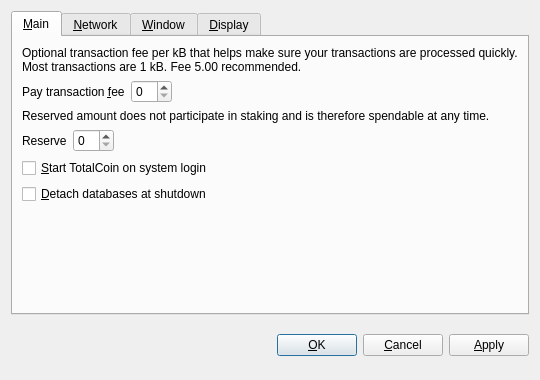
<?xml version="1.0" encoding="UTF-8"?>
<ui version="4.0">
 <class>OptionsDialog</class>
 <widget class="QDialog" name="OptionsDialog">
  <property name="geometry">
   <rect>
    <x>0</x>
    <y>0</y>
    <width>540</width>
    <height>380</height>
   </rect>
  </property>
  <property name="windowTitle">
   <string>Options</string>
  </property>
  <property name="modal">
   <bool>true</bool>
  </property>
  <layout class="QVBoxLayout" name="verticalLayout">
   <item>
    <widget class="QTabWidget" name="tabWidget">
     <property name="tabPosition">
      <enum>QTabWidget::North</enum>
     </property>
     <property name="currentIndex">
      <number>0</number>
     </property>
     <widget class="QWidget" name="tabMain">
      <attribute name="title">
       <string>&amp;Main</string>
      </attribute>
      <layout class="QVBoxLayout" name="verticalLayout_Main">
       <item>
        <widget class="QLabel" name="transactionFeeInfoLabel">
         <property name="text">
          <string>Optional transaction fee per kB that helps make sure your transactions are processed quickly. Most transactions are 1 kB. Fee 5.00 recommended.</string>
         </property>
         <property name="textFormat">
          <enum>Qt::PlainText</enum>
         </property>
         <property name="wordWrap">
          <bool>true</bool>
         </property>
        </widget>
       </item>
       <item>
        <layout class="QHBoxLayout" name="horizontalLayoutFee">
         <item>
          <widget class="QLabel" name="transactionFeeLabel">
           <property name="text">
            <string>Pay transaction &amp;fee</string>
           </property>
           <property name="textFormat">
            <enum>Qt::PlainText</enum>
           </property>
           <property name="buddy">
            <cstring>transactionFee</cstring>
           </property>
          </widget>
         </item>
         <item>
          <widget class="BitcoinAmountField" name="transactionFee"/>
         </item>
         <item>
          <spacer name="horizontalSpacerFee">
           <property name="orientation">
            <enum>Qt::Horizontal</enum>
           </property>
           <property name="sizeHint" stdset="0">
            <size>
             <width>40</width>
             <height>20</height>
            </size>
           </property>
          </spacer>
         </item>
        </layout>
       </item>
       <item>
        <widget class="QLabel" name="reserveBalanceInfoLabel">
         <property name="text">
          <string>Reserved amount does not participate in staking and is therefore spendable at any time.</string>
         </property>
         <property name="textFormat">
          <enum>Qt::PlainText</enum>
         </property>
         <property name="wordWrap">
          <bool>true</bool>
         </property>
        </widget>
       </item>
       <item>
        <layout class="QHBoxLayout" name="horizontalLayoutReserveBalance">
         <item>
          <widget class="QLabel" name="reserveBalanceLabel">
           <property name="text">
            <string>Reserve</string>
           </property>
           <property name="textFormat">
            <enum>Qt::PlainText</enum>
           </property>
           <property name="buddy">
            <cstring>reserveBalance</cstring>
           </property>
          </widget>
         </item>
         <item>
          <widget class="BitcoinAmountField" name="reserveBalance"/>
         </item>
         <item>
          <spacer name="horizontalSpacerReserveBalance">
           <property name="orientation">
            <enum>Qt::Horizontal</enum>
           </property>
           <property name="sizeHint" stdset="0">
            <size>
             <width>40</width>
             <height>20</height>
            </size>
           </property>
          </spacer>
         </item>
        </layout>
       </item>
       <item>
        <widget class="QCheckBox" name="bitcoinAtStartup">
         <property name="toolTip">
          <string>Automatically start TotalCoin after logging in to the system.</string>
         </property>
         <property name="text">
          <string>&amp;Start TotalCoin on system login</string>
         </property>
        </widget>
       </item>
       <item>
        <widget class="QCheckBox" name="detachDatabases">
         <property name="toolTip">
          <string>Detach block and address databases at shutdown. This means they can be moved to another data directory, but it slows down shutdown. The wallet is always detached.</string>
         </property>
         <property name="text">
          <string>&amp;Detach databases at shutdown</string>
         </property>
        </widget>
       </item>
       <item>
        <spacer name="verticalSpacer_Main">
         <property name="orientation">
          <enum>Qt::Vertical</enum>
         </property>
         <property name="sizeHint" stdset="0">
          <size>
           <width>20</width>
           <height>40</height>
          </size>
         </property>
        </spacer>
       </item>
      </layout>
     </widget>
     <widget class="QWidget" name="tabNetwork">
      <attribute name="title">
       <string>&amp;Network</string>
      </attribute>
      <layout class="QVBoxLayout" name="verticalLayout_Network">
       <item>
        <widget class="QCheckBox" name="mapPortUpnp">
         <property name="toolTip">
          <string>Automatically open the TotalCoin client port on the router. This only works when your router supports UPnP and it is enabled.</string>
         </property>
         <property name="text">
          <string>Map port using &amp;UPnP</string>
         </property>
        </widget>
       </item>
       <item>
        <widget class="QCheckBox" name="connectSocks">
         <property name="toolTip">
          <string>Connect to the TotalCoin network through a SOCKS proxy (e.g. when connecting through Tor).</string>
         </property>
         <property name="text">
          <string>&amp;Connect through SOCKS proxy:</string>
         </property>
        </widget>
       </item>
       <item>
        <layout class="QHBoxLayout" name="horizontalLayout_Network">
         <item>
          <widget class="QLabel" name="proxyIpLabel">
           <property name="text">
            <string>Proxy &amp;IP:</string>
           </property>
           <property name="textFormat">
            <enum>Qt::PlainText</enum>
           </property>
           <property name="buddy">
            <cstring>proxyIp</cstring>
           </property>
          </widget>
         </item>
         <item>
          <widget class="QValidatedLineEdit" name="proxyIp">
           <property name="maximumSize">
            <size>
             <width>140</width>
             <height>16777215</height>
            </size>
           </property>
           <property name="toolTip">
            <string>IP address of the proxy (e.g. 127.0.0.1)</string>
           </property>
          </widget>
         </item>
         <item>
          <widget class="QLabel" name="proxyPortLabel">
           <property name="text">
            <string>&amp;Port:</string>
           </property>
           <property name="textFormat">
            <enum>Qt::PlainText</enum>
           </property>
           <property name="buddy">
            <cstring>proxyPort</cstring>
           </property>
          </widget>
         </item>
         <item>
          <widget class="QLineEdit" name="proxyPort">
           <property name="maximumSize">
            <size>
             <width>55</width>
             <height>16777215</height>
            </size>
           </property>
           <property name="toolTip">
            <string>Port of the proxy (e.g. 9050)</string>
           </property>
          </widget>
         </item>
         <item>
          <widget class="QLabel" name="socksVersionLabel">
           <property name="text">
            <string>SOCKS &amp;Version:</string>
           </property>
           <property name="textFormat">
            <enum>Qt::PlainText</enum>
           </property>
           <property name="buddy">
            <cstring>socksVersion</cstring>
           </property>
          </widget>
         </item>
         <item>
          <widget class="QValueComboBox" name="socksVersion">
           <property name="toolTip">
            <string>SOCKS version of the proxy (e.g. 5)</string>
           </property>
          </widget>
         </item>
         <item>
          <spacer name="horizontalSpacer_Network">
           <property name="orientation">
            <enum>Qt::Horizontal</enum>
           </property>
           <property name="sizeHint" stdset="0">
            <size>
             <width>40</width>
             <height>20</height>
            </size>
           </property>
          </spacer>
         </item>
        </layout>
       </item>
       <item>
        <spacer name="verticalSpacer_Network">
         <property name="orientation">
          <enum>Qt::Vertical</enum>
         </property>
         <property name="sizeHint" stdset="0">
          <size>
           <width>20</width>
           <height>40</height>
          </size>
         </property>
        </spacer>
       </item>
      </layout>
     </widget>
     <widget class="QWidget" name="tabWindow">
      <attribute name="title">
       <string>&amp;Window</string>
      </attribute>
      <layout class="QVBoxLayout" name="verticalLayout_Window">
       <item>
        <widget class="QCheckBox" name="minimizeToTray">
         <property name="toolTip">
          <string>Show only a tray icon after minimizing the window.</string>
         </property>
         <property name="text">
          <string>&amp;Minimize to the tray instead of the taskbar</string>
         </property>
        </widget>
       </item>
       <item>
        <widget class="QCheckBox" name="minimizeOnClose">
         <property name="toolTip">
          <string>Minimize instead of exit the application when the window is closed. When this option is enabled, the application will be closed only after selecting Quit in the menu.</string>
         </property>
         <property name="text">
          <string>M&amp;inimize on close</string>
         </property>
        </widget>
       </item>
       <item>
        <spacer name="verticalSpacer_Window">
         <property name="orientation">
          <enum>Qt::Vertical</enum>
         </property>
         <property name="sizeHint" stdset="0">
          <size>
           <width>20</width>
           <height>40</height>
          </size>
         </property>
        </spacer>
       </item>
      </layout>
     </widget>
     <widget class="QWidget" name="tabDisplay">
      <attribute name="title">
       <string>&amp;Display</string>
      </attribute>
      <layout class="QVBoxLayout" name="verticalLayout_Display">
       <item>
        <layout class="QHBoxLayout" name="horizontalLayout_1_Display">
         <item>
          <widget class="QLabel" name="langLabel">
           <property name="text">
            <string>User Interface &amp;language:</string>
           </property>
           <property name="textFormat">
            <enum>Qt::PlainText</enum>
           </property>
           <property name="buddy">
            <cstring>lang</cstring>
           </property>
          </widget>
         </item>
         <item>
          <widget class="QValueComboBox" name="lang">
           <property name="toolTip">
            <string>The user interface language can be set here. This setting will take effect after restarting TotalCoin.</string>
           </property>
          </widget>
         </item>
        </layout>
       </item>
       <item>
        <layout class="QHBoxLayout" name="horizontalLayout_2_Display">
         <item>
          <widget class="QLabel" name="unitLabel">
           <property name="text">
            <string>&amp;Unit to show amounts in:</string>
           </property>
           <property name="textFormat">
            <enum>Qt::PlainText</enum>
           </property>
           <property name="buddy">
            <cstring>unit</cstring>
           </property>
          </widget>
         </item>
         <item>
          <widget class="QValueComboBox" name="unit">
           <property name="toolTip">
            <string>Choose the default subdivision unit to show in the interface and when sending coins.</string>
           </property>
          </widget>
         </item>
        </layout>
       </item>
       <item>
        <widget class="QCheckBox" name="displayAddresses">
         <property name="toolTip">
          <string>Whether to show TotalCoin addresses in the transaction list or not.</string>
         </property>
         <property name="text">
          <string>&amp;Display addresses in transaction list</string>
         </property>
        </widget>
       </item>
       <item>
        <widget class="QCheckBox" name="coinControlFeatures">
         <property name="toolTip">
          <string>Whether to show coin control features or not.</string>
         </property>
         <property name="text">
          <string>Display coin &amp;control features (experts only!)</string>
         </property>
        </widget>
       </item>
       <item>
        <spacer name="verticalSpacer_Display">
         <property name="orientation">
          <enum>Qt::Vertical</enum>
         </property>
         <property name="sizeHint" stdset="0">
          <size>
           <width>20</width>
           <height>40</height>
          </size>
         </property>
        </spacer>
       </item>
      </layout>
     </widget>
    </widget>
   </item>
   <item>
    <layout class="QHBoxLayout" name="horizontalLayout_Buttons">
     <item>
      <spacer name="horizontalSpacer_1">
       <property name="orientation">
        <enum>Qt::Horizontal</enum>
       </property>
       <property name="sizeHint" stdset="0">
        <size>
         <width>40</width>
         <height>48</height>
        </size>
       </property>
      </spacer>
     </item>
     <item>
      <widget class="QLabel" name="statusLabel">
       <property name="font">
        <font>
         <weight>75</weight>
         <bold>true</bold>
        </font>
       </property>
       <property name="text">
        <string/>
       </property>
       <property name="textFormat">
        <enum>Qt::PlainText</enum>
       </property>
       <property name="wordWrap">
        <bool>true</bool>
       </property>
      </widget>
     </item>
     <item>
      <spacer name="horizontalSpacer_2">
       <property name="orientation">
        <enum>Qt::Horizontal</enum>
       </property>
       <property name="sizeHint" stdset="0">
        <size>
         <width>40</width>
         <height>48</height>
        </size>
       </property>
      </spacer>
     </item>
     <item>
      <widget class="QPushButton" name="okButton">
       <property name="text">
        <string>&amp;OK</string>
       </property>
      </widget>
     </item>
     <item>
      <widget class="QPushButton" name="cancelButton">
       <property name="text">
        <string>&amp;Cancel</string>
       </property>
       <property name="autoDefault">
        <bool>false</bool>
       </property>
      </widget>
     </item>
     <item>
      <widget class="QPushButton" name="applyButton">
       <property name="text">
        <string>&amp;Apply</string>
       </property>
       <property name="autoDefault">
        <bool>false</bool>
       </property>
      </widget>
     </item>
    </layout>
   </item>
  </layout>
 </widget>
 <customwidgets>
  <customwidget>
   <class>BitcoinAmountField</class>
   <extends>QSpinBox</extends>
   <header>bitcoinamountfield.h</header>
  </customwidget>
  <customwidget>
   <class>QValueComboBox</class>
   <extends>QComboBox</extends>
   <header>qvaluecombobox.h</header>
  </customwidget>
  <customwidget>
   <class>QValidatedLineEdit</class>
   <extends>QLineEdit</extends>
   <header>qvalidatedlineedit.h</header>
  </customwidget>
 </customwidgets>
 <resources/>
 <connections/>
</ui>
